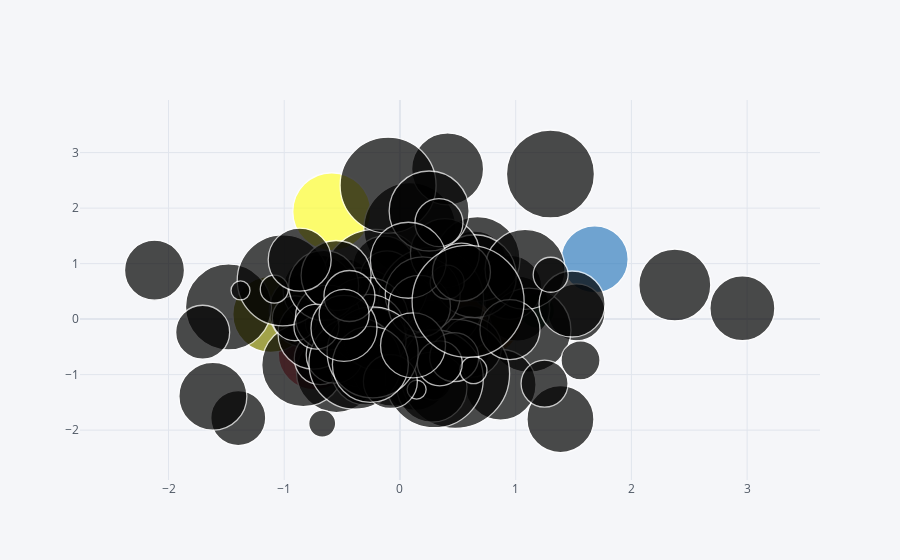

The cell this chart's notebook holds for it:
### Code cell
df.iplot(kind = 'bubble', x = "A", y = "B", size = "C")
